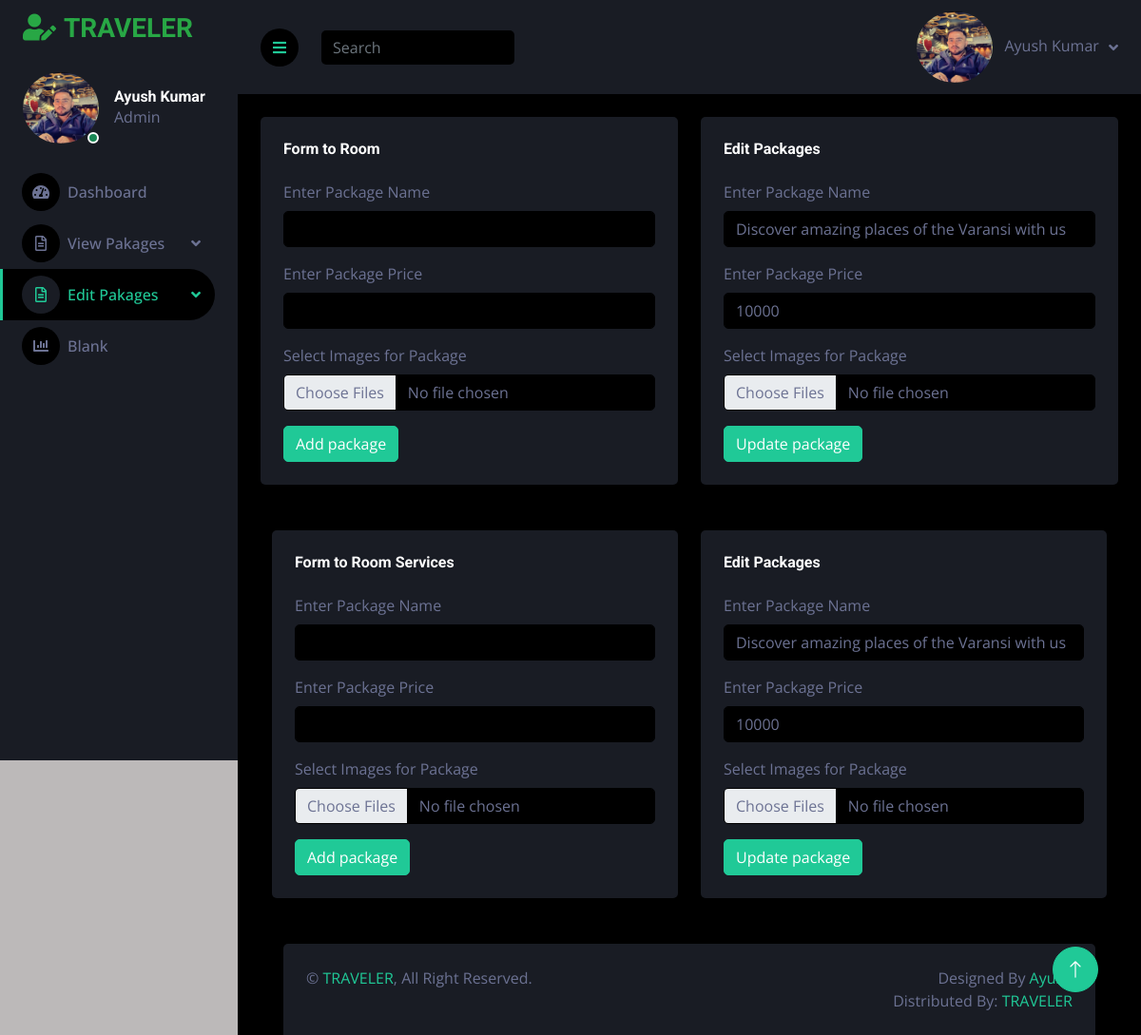
The page /admin-edit-room.php?Id=54 on the database its author committed.
### tables this page shows
CREATE TABLE `add_package` (
  `Id` int(11) NOT NULL,
  `dname` varchar(111) NOT NULL,
  `dimage` varchar(111) DEFAULT NULL,
  `pname` varchar(255) NOT NULL,
  `price` varchar(255) NOT NULL,
  `image` varchar(255) NOT NULL,
  `place` varchar(300) NOT NULL,
  `days` varchar(255) NOT NULL,
  `image1` varchar(300) NOT NULL,
  `name1` varchar(255) NOT NULL,
  `description1` varchar(255) NOT NULL,
  `image2` varchar(255) NOT NULL,
  `name2` varchar(255) NOT NULL,
  `description2` varchar(255) NOT NULL,
  `image3` varchar(300) NOT NULL,
  `name3` varchar(255) NOT NULL,
  `description3` varchar(255) NOT NULL,
  `image4` varchar(255) NOT NULL,
  `name4` varchar(255) NOT NULL,
  `description4` varchar(255) NOT NULL,
  `image5` varchar(300) NOT NULL,
  `name5` varchar(300) NOT NULL,
  `description5` varchar(300) NOT NULL,
  `image6` varchar(300) NOT NULL,
  `name6` varchar(300) NOT NULL,
  `description6` varchar(300) NOT NULL,
  `day1` varchar(30) DEFAULT NULL,
  `day2` varchar(30) DEFAULT NULL,
  `day3` varchar(30) DEFAULT NULL,
  `day4` varchar(30) DEFAULT NULL,
  `day5` varchar(30) DEFAULT NULL,
  `day6` varchar(30) DEFAULT NULL,
  `day7` varchar(30) DEFAULT NULL,
  `name7` varchar(200) DEFAULT NULL,
  `image7` varchar(100) DEFAULT NULL,
  `description7` text DEFAULT NULL,
  `day8` varchar(30) DEFAULT NULL,
  `name8` varchar(200) DEFAULT NULL,
  `image8` varchar(100) DEFAULT NULL,
  `description8` text DEFAULT NULL,
  `day9` varchar(30) DEFAULT NULL,
  `name9` varchar(200) DEFAULT NULL,
  `image9` varchar(100) DEFAULT NULL,
  `description9` text DEFAULT NULL,
  `day10` varchar(30) DEFAULT NULL,
  `name10` varchar(200) DEFAULT NULL,
  `image10` varchar(100) DEFAULT NULL,
  `description10` text DEFAULT NULL,
  `day11` varchar(30) DEFAULT NULL,
  `name11` varchar(200) DEFAULT NULL,
  `image11` varchar(100) DEFAULT NULL,
  `description11` text DEFAULT NULL,
  `day12` varchar(30) DEFAULT NULL,
  `name12` varchar(200) DEFAULT NULL,
  `image12` varchar(100) DEFAULT NULL,
  `description12` text DEFAULT NULL
);

### admin-edit-room.php (the view, shortened to what this page needs)
<?php
require('connection.php');
?>
<!DOCTYPE html>
<html lang="en">
<head>
    <link href="https://cdnjs.cloudflare.com/ajax/libs/font-awesome/5.10.0/css/all.min.css" rel="stylesheet">
    <link href="https://cdn.jsdelivr.net/npm/bootstrap-icons@1.4.1/font/bootstrap-icons.css" rel="stylesheet">
    <link href="lib3/owlcarousel/assets/owl.carousel.min.css" rel="stylesheet">
    <link href="lib3/tempusdominus/css/tempusdominus-bootstrap-4.min.css" rel="stylesheet" />
    <link href="css/bootstrap5.min.css" rel="stylesheet">
    <link href="css/admin-style.css" rel="stylesheet">
</head>
<body>
    <div class="container-fluid position-relative d-flex p-0">
        <div class="sidebar pe-4 pb-3">
            <nav class="navbar bg-secondary navbar-dark">
                <a href="admin-index.php" class="navbar-brand mx-4 mb-3">
                    <h3 style="color:#28a745;"><i class="fa fa-user-edit me-2"></i>TRAVELER</h3>
                </a>
                <div class="d-flex align-items-center ms-4 mb-4">
                    <div class="position-relative">
                        <img class="rounded-circle" src="img/admin.jpg" alt="" style="width: 80px; height: 75px;">
                        <div class="bg-success rounded-circle border border-2 border-white position-absolute end-0 bottom-0 p-1">
                        </div>
                    </div>
                    <div class="ms-3">
                        <h6 class="mb-0">Ayush Kumar</h6>
                        <span>Admin</span>
                    </div>
                </div>
                <div class="navbar-nav w-100">
                    <a href="admin-index.php" class="nav-item nav-link"><i class="fa fa-tachometer-alt me-2"></i>Dashboard</a>
                    <div class="nav-item dropdown">
                        <a href="#" class="nav-link dropdown-toggle" data-bs-toggle="dropdown"><i class="far fa-file-alt me-2"></i>View Pakages</a>
                    </div>
                    <div class="nav-item dropdown">
                        <a href="#" class="nav-link dropdown-toggle active" data-bs-toggle="dropdown"><i class="far fa-file-alt me-2"></i>Edit Pakages</a>
                    </div>
                    <a href="admin-blank.php" class="nav-item nav-link"><i class="fa fa-chart-bar me-2"></i>Blank</a>
                </div>
            </nav>
        </div>
        <div class="content">
            <nav class="navbar navbar-expand bg-secondary navbar-dark sticky-top px-4 py-0">
                <a href="#" class="sidebar-toggler flex-shrink-0">
                    <i class="fa fa-bars"></i>
                </a>
                <form class="d-none d-md-flex ms-4">
                    <input class="form-control bg-dark border-0" type="search" placeholder="Search">
                </form>
                <div class="navbar-nav align-items-center ms-auto">
                    <div class="nav-item dropdown">
                        <a href="#" class="nav-link dropdown-toggle" data-bs-toggle="dropdown">
                            <img class="rounded-circle me-lg-2" src="img/admin.jpg" alt="" style="width: 80px; height: 75px;">
                            <span class="d-none d-lg-inline-flex">Ayush Kumar</span>
                        </a>
                    </div>
                </div>
            </nav>
            <div class="container-fluid pt-4 px-4">
                <div class="row g-4">
                    <div class="col-sm-12 col-xl-6">
                        <div class="bg-secondary rounded h-100 p-4">
                            <h6 class="mb-4">Form to Room</h6>
                            <form action="admin_package_add.php" method="POST" enctype="multipart/form-data">
                                <div class="mb-3">
                                    <label for="packagename" class="form-label">Enter Package Name</label>
                                    <input type="text" name="pname" class="form-control" id="inputEmail3">
                                </div>
                                <div class="mb-3">
                                    <label for="packagename" class="form-label">Enter Package Price</label>
                                    <input type="text" name="price" class="form-control" id="inputEmail3">
                                </div>
                                <div class="mb-3">
                                    <label for="formFileMultiple" class="form-label">Select Images for Package</label>
                                    <input class="form-control bg-dark" name="image" type="file" id="formFileMultiple" multiple>
                                </div>
                                <button type="submit" name="add" class="btn btn-primary">Add package</button>
                            </form>
                        </div>
                    </div>
                    <div class="col-sm-12 col-xl-6">
                        <div class="bg-secondary rounded h-100 p-4">
                            <h6 class="mb-4">Edit Packages</h6>
                            <?php
                            if (isset($_GET['Id'])) {
                                $post_id = $_GET['Id'];
                                $query = "SELECT * FROM add_package WHERE Id='$post_id' LIMIT 1";
                                $query_run = mysqli_query($conn, $query);
                                if (mysqli_num_rows($query_run) > 0) {
                                    $row = mysqli_fetch_array($query_run);
                            ?>
                                    <form action="admin-table-package-edit.php" method="POST" enctype="multipart/form-data">
                                        <div class="mb-3">
                                            <label for="packagename" class="form-label">Enter Package Name</label>
                                            <input type="text" name="pname" value="<?= $row['pname'] ?>" class="form-control" id="inputEmail3">
                                        </div>
                                        <div class="mb-3">
                                            <label for="packagename" class="form-label">Enter Package Price</label>
                                            <input type="text" name="price" value="<?= $row['price'] ?>" class="form-control" id="inputEmail3">
                                        </div>
                                        <div class="mb-3">
                                            <label for="formFileMultiple" class="form-label">Select Images for Package</label>
                                            <input class="form-control bg-dark" name="image" type="file" id="formFileMultiple" multiple>
                                        </div>
                                        <button type="submit" name="update" class="btn btn-primary">Update package</button>
                                    </form>
                                <?php
                                } else {
                                ?>
                                    <h4>No package found</h4>
                            <?php
                                }
                            } else {
                                echo '<h1 class="mb-20">please select package from Table</h1>';
                            }
                            ?>
                        </div>
                    </div>
                    <div class="container-fluid pt-4 px-4">
                        <div class="row g-4">
                            <div class="col-sm-12 col-xl-6">
                                <div class="bg-secondary rounded h-100 p-4">
                                    <h6 class="mb-4">Form to Room Services</h6>
                                    <form action="admin_package_add.php" method="POST" enctype="multipart/form-data">
                                        <div class="mb-3">
                                            <label for="packagename" class="form-label">Enter Package Name</label>
                                            <input type="text" name="pname" class="form-control" id="inputEmail3">
                                        </div>
                                        <div class="mb-3">
                                            <label for="packagename" class="form-label">Enter Package Price</label>
                                            <input type="text" name="price" class="form-control" id="inputEmail3">
                                        </div>
                                        <div class="mb-3">
                                            <label for="formFileMultiple" class="form-label">Select Images for Package</label>
                                            <input class="form-control bg-dark" name="image" type="file" id="formFileMultiple" multiple>
                                        </div>
                                        <button type="submit" name="add" class="btn btn-primary">Add package</button>
                                    </form>
                                </div>
                            </div>
                            <div class="col-sm-12 col-xl-6">
                                <div class="bg-secondary rounded h-100 p-4">
                                    <h6 class="mb-4">Edit Packages</h6>
                                    <?php
                                    if (isset($_GET['Id'])) {
                                        $post_id = $_GET['Id'];
                                        $query = "SELECT * FROM add_package WHERE Id='$post_id' LIMIT 1";
                                        $query_run = mysqli_query($conn, $query);
                                        if (mysqli_num_rows($query_run) > 0) {
                                            $row = mysqli_fetch_array($query_run);
                                    ?>
                                            <form action="admin-table-package-edit.php" method="POST" enctype="multipart/form-data">
                                                <div class="mb-3">
                                                    <label for="packagename" class="form-label">Enter Package Name</label>
                                                    <input type="text" name="pname" value="<?= $row['pname'] ?>" class="form-control" id="inputEmail3">
                                                </div>
                                                <div class="mb-3">
                                                    <label for="packagename" class="form-label">Enter Package Price</label>
                                                    <input type="text" name="price" value="<?= $row['price'] ?>" class="form-control" id="inputEmail3">
                                                </div>
                                                <div class="mb-3">
                                                    <label for="formFileMultiple" class="form-label">Select Images for Package</label>
                                                    <input class="form-control bg-dark" name="image" type="file" id="formFileMultiple" multiple>
                                                </div>
                                                <button type="submit" name="update" class="btn btn-primary">Update package</button>
                                            </form>
                                        <?php
                                        } else {
                                        ?>
                                            <h4>No package found</h4>
                                    <?php
                                        }
                                    } else {
                                        echo '<h1 class="mb-20">please select package from Table</h1>';
                                    }
                                    ?>
                                </div>
                            </div>
                            <div class="container-fluid pt-4 px-4">
                                <div class="bg-secondary rounded-top p-4">
                                    <div class="row">
                                        <div class="col-12 col-sm-6 text-center text-sm-start">
                                            &copy; <a href="#">TRAVELER</a>, All Right Reserved.
                                        </div>
                                        <div class="col-12 col-sm-6 text-center text-sm-end">
                                            Designed By <a href="">Ayush</a>
                                            <br>Distributed By: <a href="index.php" target="_blank">TRAVELER</a>
                                        </div>
                                    </div>
                                </div>
                            </div>
                        </div>
                        <a href="#" class="btn btn-lg btn-primary btn-lg-square back-to-top"><i class="bi bi-arrow-up"></i></a>
                    </div>
</body>
</html>

### rows shown on the page
add_package: pname "Discover amazing places of the Varansi with us", price "10000"
